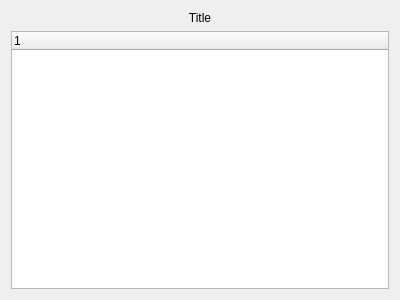
<?xml version="1.0" encoding="UTF-8"?>
<ui version="4.0">
 <class>MovieDetails</class>
 <widget class="QWidget" name="MovieDetails">
  <property name="geometry">
   <rect>
    <x>0</x>
    <y>0</y>
    <width>400</width>
    <height>300</height>
   </rect>
  </property>
  <property name="windowTitle">
   <string>Form</string>
  </property>
  <layout class="QVBoxLayout" name="verticalLayout">
   <item>
    <widget class="QLabel" name="label">
     <property name="text">
      <string>Title</string>
     </property>
     <property name="alignment">
      <set>Qt::AlignCenter</set>
     </property>
    </widget>
   </item>
   <item>
    <widget class="QTreeWidget" name="treeWidget">
     <column>
      <property name="text">
       <string notr="true">1</string>
      </property>
     </column>
    </widget>
   </item>
  </layout>
 </widget>
 <resources/>
 <connections/>
</ui>
